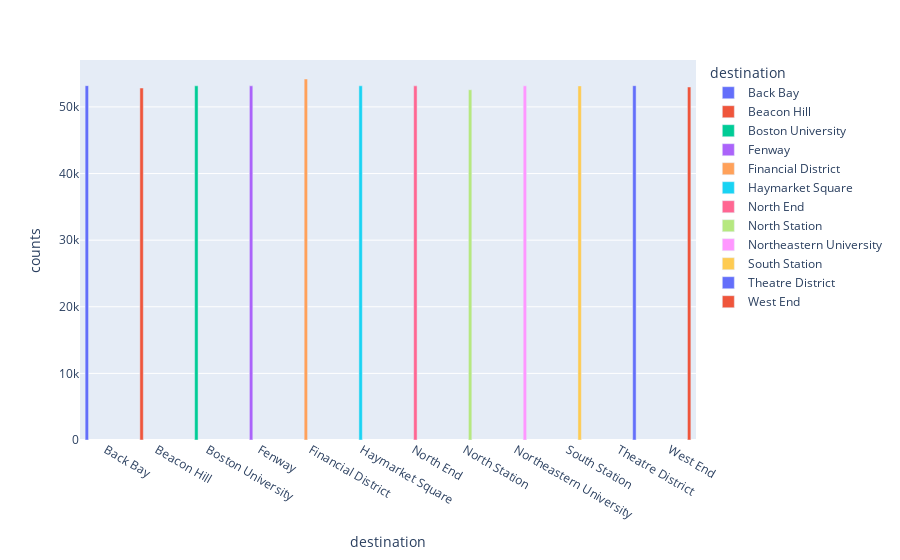

Notebook code for this chart:
### Markdown cell above
Sekarang kita akan mengelompokkan data destination dengan plot_bar()

### Code cell
plot_bar('destination')

### Figure 1 — Plotly figure (JSON) as saved in the notebook; plotly's stock layout.template omitted (floating-point values rounded to 4 significant figures)
{"data": [{"alignmentgroup": "True", "hovertemplate": "destination=%{x}<br>counts=%{y}<extra></extra>", "legendgroup": "Back Bay", "marker": {"color": "#636efa", "pattern": {"shape": ""}}, "name": "Back Bay", "offsetgroup": "Back Bay", "orientation": "v", "showlegend": true, "textposition": "auto", "type": "bar", "x": ["Back Bay"], "xaxis": "x", "y": [53190], "yaxis": "y"}, {"alignmentgroup": "True", "hovertemplate": "destination=%{x}<br>counts=%{y}<extra></extra>", "legendgroup": "Beacon Hill", "marker": {"color": "#EF553B", "pattern": {"shape": ""}}, "name": "Beacon Hill", "offsetgroup": "Beacon Hill", "orientation": "v", "showlegend": true, "textposition": "auto", "type": "bar", "x": ["Beacon Hill"], "xaxis": "x", "y": [52840], "yaxis": "y"}, {"alignmentgroup": "True", "hovertemplate": "destination=%{x}<br>counts=%{y}<extra></extra>", "legendgroup": "Boston University", "marker": {"color": "#00cc96", "pattern": {"shape": ""}}, "name": "Boston University", "offsetgroup": "Boston University", "orientation": "v", "showlegend": true, "textposition": "auto", "type": "bar", "x": ["Boston University"], "xaxis": "x", "y": [53171], "yaxis": "y"}, {"alignmentgroup": "True", "hovertemplate": "destination=%{x}<br>counts=%{y}<extra></extra>", "legendgroup": "Fenway", "marker": {"color": "#ab63fa", "pattern": {"shape": ""}}, "name": "Fenway", "offsetgroup": "Fenway", "orientation": "v", "showlegend": true, "textposition": "auto", "type": "bar", "x": ["Fenway"], "xaxis": "x", "y": [53166], "yaxis": "y"}, {"alignmentgroup": "True", "hovertemplate": "destination=%{x}<br>counts=%{y}<extra></extra>", "legendgroup": "Financial District", "marker": {"color": "#FFA15A", "pattern": {"shape": ""}}, "name": "Financial District", "offsetgroup": "Financial District", "orientation": "v", "showlegend": true, "textposition": "auto", "type": "bar", "x": ["Financial District"], "xaxis": "x", "y": [54192], "yaxis": "y"}, {"alignmentgroup": "True", "hovertemplate": "destination=%{x}<br>counts=%{y}<extra></extra>", "legendgroup": "Haymarket Square", "marker": {"color": "#19d3f3", "pattern": {"shape": ""}}, "name": "Haymarket Square", "offsetgroup": "Haymarket Square", "orientation": "v", "showlegend": true, "textposition": "auto", "type": "bar", "x": ["Haymarket Square"], "xaxis": "x", "y": [53171], "yaxis": "y"}, {"alignmentgroup": "True", "hovertemplate": "destination=%{x}<br>counts=%{y}<extra></extra>", "legendgroup": "North End", "marker": {"color": "#FF6692", "pattern": {"shape": ""}}, "name": "North End", "offsetgroup": "North End", "orientation": "v", "showlegend": true, "textposition": "auto", "type": "bar", "x": ["North End"], "xaxis": "x", "y": [53164], "yaxis": "y"}, {"alignmentgroup": "True", "hovertemplate": "destination=%{x}<br>counts=%{y}<extra></extra>", "legendgroup": "North Station", "marker": {"color": "#B6E880", "pattern": {"shape": ""}}, "name": "North Station", "offsetgroup": "North Station", "orientation": "v", "showlegend": true, "textposition": "auto", "type": "bar", "x": ["North Station"], "xaxis": "x", "y": [52577], "yaxis": "y"}, {"alignmentgroup": "True", "hovertemplate": "destination=%{x}<br>counts=%{y}<extra></extra>", "legendgroup": "Northeastern University", "marker": {"color": "#FF97FF", "pattern": {"shape": ""}}, "name": "Northeastern University", "offsetgroup": "Northeastern University", "orientation": "v", "showlegend": true, "textposition": "auto", "type": "bar", "x": ["Northeastern University"], "xaxis": "x", "y": [53165], "yaxis": "y"}, {"alignmentgroup": "True", "hovertemplate": "destination=%{x}<br>counts=%{y}<extra></extra>", "legendgroup": "South Station", "marker": {"color": "#FECB52", "pattern": {"shape": ""}}, "name": "South Station", "offsetgroup": "South Station", "orientation": "v", "showlegend": true, "textposition": "auto", "type": "bar", "x": ["South Station"], "xaxis": "x", "y": [53159], "yaxis": "y"}, {"alignmentgroup": "True", "hovertemplate": "destination=%{x}<br>counts=%{y}<extra></extra>", "legendgroup": "Theatre District", "marker": {"color": "#636efa", "pattern": {"shape": ""}}, "name": "Theatre District", "offsetgroup": "Theatre District", "orientation": "v", "showlegend": true, "textposition": "auto", "type": "bar", "x": ["Theatre District"], "xaxis": "x", "y": [53189], "yaxis": "y"}, {"alignmentgroup": "True", "hovertemplate": "destination=%{x}<br>counts=%{y}<extra></extra>", "legendgroup": "West End", "marker": {"color": "#EF553B", "pattern": {"shape": ""}}, "name": "West End", "offsetgroup": "West End", "orientation": "v", "showlegend": true, "textposition": "auto", "type": "bar", "x": ["West End"], "xaxis": "x", "y": [52992], "yaxis": "y"}], "layout": {"barmode": "group", "legend": {"title": {"text": "destination"}, "tracegroupgap": 0}, "margin": {"t": 60}, "xaxis": {"anchor": "y", "categoryarray": ["Back Bay", "Beacon Hill", "Boston University", "Fenway", "Financial District", "Haymarket Square", "North End", "North Station", "Northeastern University", "South Station", "Theatre District", "West End"], "categoryorder": "array", "domain": [0, 1], "title": {"text": "destination"}}, "yaxis": {"anchor": "x", "domain": [0, 1], "title": {"text": "counts"}}}}
